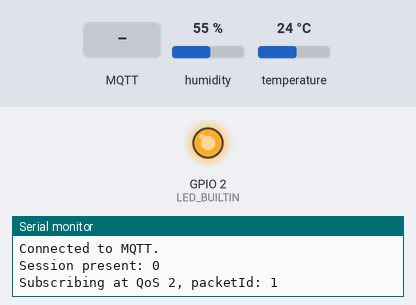
This sketch was run on a simulated ESP32. Shown: output pins drawn as LEDs (lit = HIGH), the last lines printed to the serial monitor. The inputs (shaded band) are chosen by the test bench; at power-on: humidity 55 %, temperature 24 °C. WiFi joins after 1.5 s; servers stay silent unless stated; no MQTT or app messages arrive unless stated.

Above: at 2.4 s.
2.5 s: MQTT message "1" arrives on the first subscribed topic
At 3.2 s:
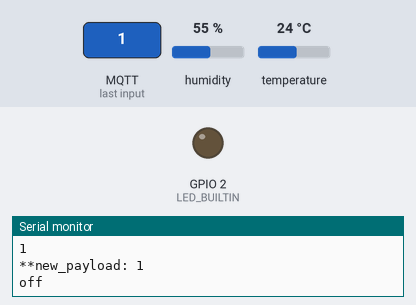
4.0 s: MQTT message "on" arrives on the first subscribed topic
At 4.3 s:
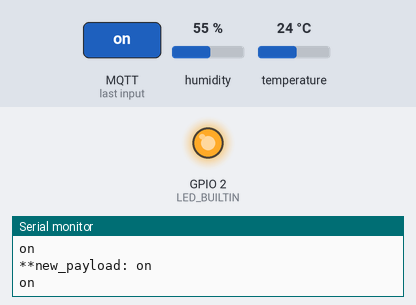
5.5 s: MQTT message "0" arrives on the first subscribed topic
At 6.7 s:
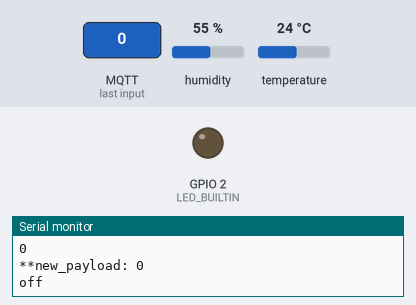
Timing chart, 0 to 8.5 s (numbered marks = the images above; inputs shaded):
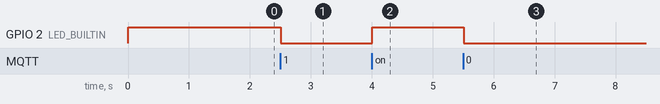

Measured:
- after the input at 2.5 s, GPIO 2 (LED_BUILTIN): HIGH → LOW at once
- after the input at 4.0 s, GPIO 2 (LED_BUILTIN): LOW → HIGH at once
- after the input at 5.5 s, GPIO 2 (LED_BUILTIN): HIGH → LOW at once

The sketch:

esp_mqtt_node_red.ino
```cpp
// (licence header left out)
#include "DHT.h"
#include <WiFi.h>
extern "C" {
  #include "freertos/FreeRTOS.h"
  #include "freertos/timers.h"
}
#include <AsyncMqttClient.h>

// Modifier ID de WIFI et le mot de passe de votre
#define WIFI_SSID "xxx"
#define WIFI_PASSWORD "xxxx"

// Mosquitto MQTT Broker avec IP de vote réseau
#define MQTT_HOST IPAddress(172, 20, 10, 3)
// For a cloud MQTT broker, type the domain name
//#define MQTT_HOST "xxx.com"
#define MQTT_PORT 1883

// Temperature MQTT Topics
#define MQTT_PUB_TEMP "esp32/dht/temperature"
#define MQTT_PUB_HUM  "esp32/dht/humidity"
#define MQTT_SUB_LED  "esp32/dht/led"

// Digital pin connected to the DHT sensor
#define DHTPIN 23
#define DHTTYPE DHT11   // DHT 11


// Initialize DHT sensor
DHT dht(DHTPIN, DHTTYPE);

// Variables to hold sensor readings
float temp;
float hum;

//WiFiClient espClient;
//PubSubClient client(espClient);
AsyncMqttClient mqttClient;
TimerHandle_t mqttReconnectTimer;
TimerHandle_t wifiReconnectTimer;

unsigned long previousMillis = 0;   // Stores last time temperature was published
const long interval = 10000;        // Interval at which to publish sensor readings

void connectToWifi() {
  Serial.println("Connecting to Wi-Fi...");
  WiFi.begin(WIFI_SSID, WIFI_PASSWORD);
}

void connectToMqtt() {
  Serial.println("Connecting to MQTT...");
  mqttClient.connect();
}

void WiFiEvent(WiFiEvent_t event) {
  Serial.printf("[WiFi-event] event: %d\n", event);
  switch(event) {
    case SYSTEM_EVENT_STA_GOT_IP:
      Serial.println("WiFi connected");
      Serial.println("IP address: ");
      Serial.println(WiFi.localIP());
      connectToMqtt();
      break;
    case SYSTEM_EVENT_STA_DISCONNECTED:
      Serial.println("WiFi lost connection");
      xTimerStop(mqttReconnectTimer, 0); // ensure we don't reconnect to MQTT while reconnecting to Wi-Fi
      xTimerStart(wifiReconnectTimer, 0);
      break;
  }
}

void onMqttConnect(bool sessionPresent) {
  Serial.println("Connected to MQTT.");
  Serial.print("Session present: ");
  Serial.println(sessionPresent);
  uint16_t packetIdSub = mqttClient.subscribe(MQTT_SUB_LED, 2);
  Serial.print("Subscribing at QoS 2, packetId: ");
  Serial.println(packetIdSub);
}

void onMqttDisconnect(AsyncMqttClientDisconnectReason reason) {
  Serial.println("Disconnected from MQTT.");
  if (WiFi.isConnected()) {
    xTimerStart(mqttReconnectTimer, 0);
  }
}

void onMqttSubscribe(uint16_t packetId, uint8_t qos) {
  Serial.println("Subscribe acknowledged.");
  Serial.print("  packetId: ");
  Serial.println(packetId);
  Serial.print("  qos: ");
  Serial.println(qos);
  //mqttClient.onMessage(onMqttMessage);
}

void onMqttUnsubscribe(uint16_t packetId) {
  Serial.println("Unsubscribe acknowledged.");
  Serial.print("  packetId: ");
  Serial.println(packetId);
}

void onMqttMessage(char* topic, char* payload, AsyncMqttClientMessageProperties properties, size_t len, size_t index, size_t total) {
  Serial.println("Publish received.");
  Serial.print("  topic: "); Serial.println(topic);
  Serial.print("  qos: "); Serial.println(properties.qos);
  Serial.print("  dup: "); Serial.println(properties.dup);
  Serial.print("  retain: "); Serial.println(properties.retain);
  Serial.print("  len: "); Serial.println(len);
  Serial.print("  index: "); Serial.println(index);
  Serial.print("  total: "); Serial.println(total);

  Serial.println(payload);
  char new_payload[len+1];
  new_payload[len] = '\0';
  strncpy(new_payload, payload, len);
  Serial.print("**new_payload: ");
  Serial.println(new_payload);
  if (String(topic) == MQTT_SUB_LED){
    if(String(new_payload) =="on")
    {
      Serial.println("on");
      digitalWrite(LED_BUILTIN, HIGH);
      //mqttClient.publish(MQTT_FEEDBACK1_TOPIC, 1, false, new_payload);
    }
    else
    {
      Serial.println("off");
      digitalWrite(LED_BUILTIN, LOW);
      //mqttClient.publish(MQTT_FEEDBACK1_TOPIC, 1, false, new_payload);
    }
  }
}

void onMqttPublish(uint16_t packetId) {
  Serial.print("Publish acknowledged.");
  Serial.print("  packetId: ");
  Serial.println(packetId);
}

void setup() {
  Serial.begin(115200);
  Serial.println();

  dht.begin();
  pinMode(LED_BUILTIN, OUTPUT);
  digitalWrite(LED_BUILTIN, HIGH);

  mqttReconnectTimer = xTimerCreate("mqttTimer", pdMS_TO_TICKS(2000), pdFALSE, (void*)0, reinterpret_cast<TimerCallbackFunction_t>(connectToMqtt));
  wifiReconnectTimer = xTimerCreate("wifiTimer", pdMS_TO_TICKS(2000), pdFALSE, (void*)0, reinterpret_cast<TimerCallbackFunction_t>(connectToWifi));

  WiFi.onEvent(WiFiEvent);

  mqttClient.onConnect(onMqttConnect);
  mqttClient.onDisconnect(onMqttDisconnect);
  mqttClient.onSubscribe(onMqttSubscribe);
  mqttClient.onUnsubscribe(onMqttUnsubscribe);
  mqttClient.onMessage(onMqttMessage);
  mqttClient.onPublish(onMqttPublish);
  mqttClient.setServer(MQTT_HOST, MQTT_PORT);

  // If your broker requires authentication (username and password), set them below
  //mqttClient.setCredentials("REPlACE_WITH_YOUR_USER", "REPLACE_WITH_YOUR_PASSWORD");
  connectToWifi();
}

void loop() {
  unsigned long currentMillis = millis();
  // Every X number of seconds (interval = 10 seconds)
  // it publishes a new MQTT message
  if (currentMillis - previousMillis >= interval) {
    // Save the last time a new reading was published
    previousMillis = currentMillis;
    // New DHT sensor readings
    hum = dht.readHumidity();
    // Read temperature as Celsius (the default)
    temp = dht.readTemperature();
    // Read temperature as Fahrenheit (isFahrenheit = true)
    //temp = dht.readTemperature(true);

    // Check if any reads failed and exit early (to try again).
    if (isnan(temp) || isnan(hum)) {
      Serial.println(F("Failed to read from DHT sensor!"));
      return;
    }

    // Publish an MQTT message on topic esp32/dht/temperature
    uint16_t packetIdPub1 = mqttClient.publish(MQTT_PUB_TEMP, 1, true, String(temp).c_str());
    Serial.printf("Publishing on topic %s at QoS 1, packetId: %i", MQTT_PUB_TEMP, packetIdPub1);
    Serial.printf("Message: %.2f \n", temp);

    // Publish an MQTT message on topic esp32/dht/humidity
    uint16_t packetIdPub2 = mqttClient.publish(MQTT_PUB_HUM, 1, true, String(hum).c_str());
    Serial.printf("Publishing on topic %s at QoS 1, packetId %i: ", MQTT_PUB_HUM, packetIdPub2);
    Serial.printf("Message: %.2f \n", hum);
  }
}
```
